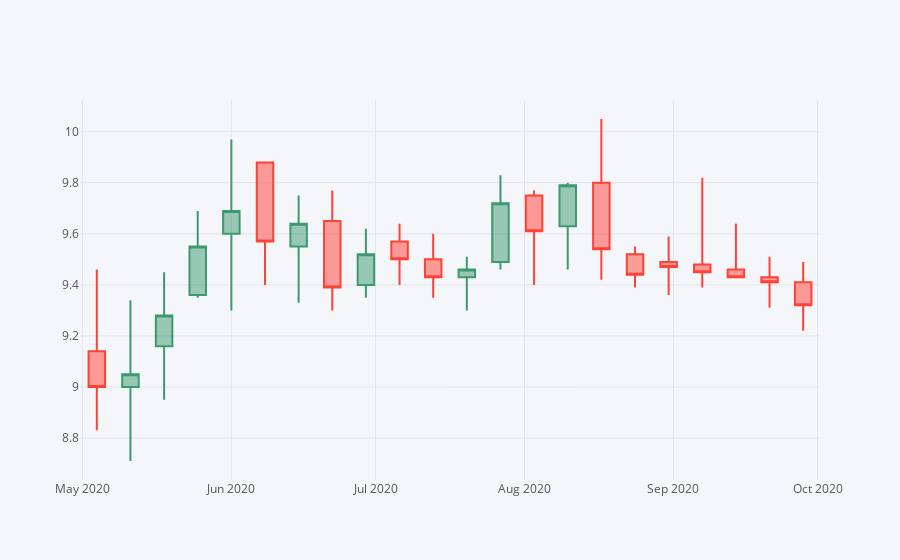

Here is the notebook cell this chart was saved with:
### Code cell
# Plotando gráfico semanal do mês 5 até mês 9

weekly.loc["5-2020":"9-2020"].iplot(kind="candle")

### Figure 1 — Plotly figure (JSON) as saved in the notebook; plotly's stock layout.template omitted (floating-point values rounded to 4 significant figures)
{"data": [{"close": [9, 9.05, 9.28, 9.55, 9.69, 9.57, 9.64, 9.39, 9.52, 9.5, 9.43, 9.46, 9.72, 9.61, 9.79, 9.54, 9.44, 9.47, 9.45, 9.43, 9.41, 9.32], "high": [9.46, 9.34, 9.45, 9.69, 9.97, 9.88, 9.75, 9.77, 9.62, 9.64, 9.6, 9.51, 9.83, 9.77, 9.8, 10.05, 9.55, 9.59, 9.82, 9.64, 9.51, 9.49], "low": [8.83, 8.71, 8.95, 9.35, 9.3, 9.4, 9.33, 9.3, 9.35, 9.4, 9.35, 9.3, 9.46, 9.4, 9.46, 9.42, 9.39, 9.36, 9.39, 9.43, 9.31, 9.22], "open": [9.14, 9, 9.16, 9.36, 9.6, 9.88, 9.55, 9.65, 9.4, 9.57, 9.5, 9.43, 9.49, 9.75, 9.63, 9.8, 9.52, 9.49, 9.48, 9.46, 9.43, 9.41], "showlegend": false, "type": "candlestick", "x": ["2020-05-04", "2020-05-11", "2020-05-18", "2020-05-25", "2020-06-01", "2020-06-08", "2020-06-15", "2020-06-22", "2020-06-29", "2020-07-06", "2020-07-13", "2020-07-20", "2020-07-27", "2020-08-03", "2020-08-10", "2020-08-17", "2020-08-24", "2020-08-31", "2020-09-07", "2020-09-14", "2020-09-21", "2020-09-28"], "yaxis": "y2"}], "layout": {"legend": {"bgcolor": "#F5F6F9", "font": {"color": "#4D5663"}}, "paper_bgcolor": "#F5F6F9", "plot_bgcolor": "#F5F6F9", "title": {"font": {"color": "#4D5663"}}, "xaxis": {"gridcolor": "#E1E5ED", "rangeslider": {"visible": false}, "showgrid": true, "tickfont": {"color": "#4D5663"}, "title": {"font": {"color": "#4D5663"}, "text": ""}, "zerolinecolor": "#E1E5ED"}, "yaxis": {"gridcolor": "#E1E5ED", "showgrid": true, "showticklabels": false, "tickfont": {"color": "#4D5663"}, "title": {"font": {"color": "#4D5663"}, "text": ""}, "zerolinecolor": "#E1E5ED"}, "yaxis2": {"gridcolor": "#E1E5ED", "showgrid": true, "tickfont": {"color": "#4D5663"}, "title": {"font": {"color": "#4D5663"}, "text": ""}, "zerolinecolor": "#E1E5ED"}}}
